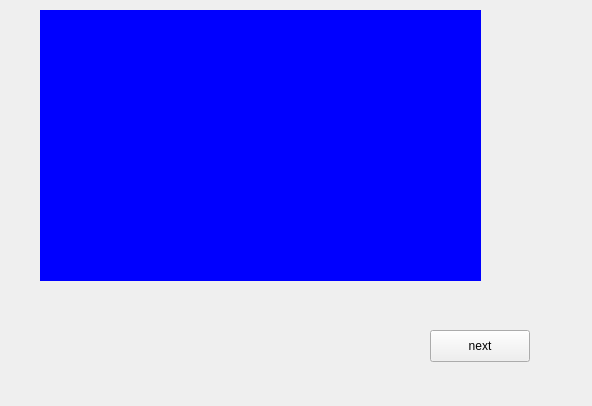
<?xml version="1.0" encoding="UTF-8"?>
<ui version="4.0">
 <class>s2Recipe</class>
 <widget class="QWidget" name="s2Recipe">
  <property name="geometry">
   <rect>
    <x>0</x>
    <y>0</y>
    <width>592</width>
    <height>406</height>
   </rect>
  </property>
  <property name="windowTitle">
   <string>Form</string>
  </property>
  <widget class="QWidget" name="widget" native="true">
   <property name="geometry">
    <rect>
     <x>40</x>
     <y>10</y>
     <width>441</width>
     <height>271</height>
    </rect>
   </property>
   <property name="styleSheet">
    <string notr="true">background-color:blue
</string>
   </property>
  </widget>
  <widget class="QPushButton" name="nextBtn">
   <property name="geometry">
    <rect>
     <x>430</x>
     <y>330</y>
     <width>100</width>
     <height>32</height>
    </rect>
   </property>
   <property name="text">
    <string>next</string>
   </property>
  </widget>
 </widget>
 <resources/>
 <connections/>
</ui>
